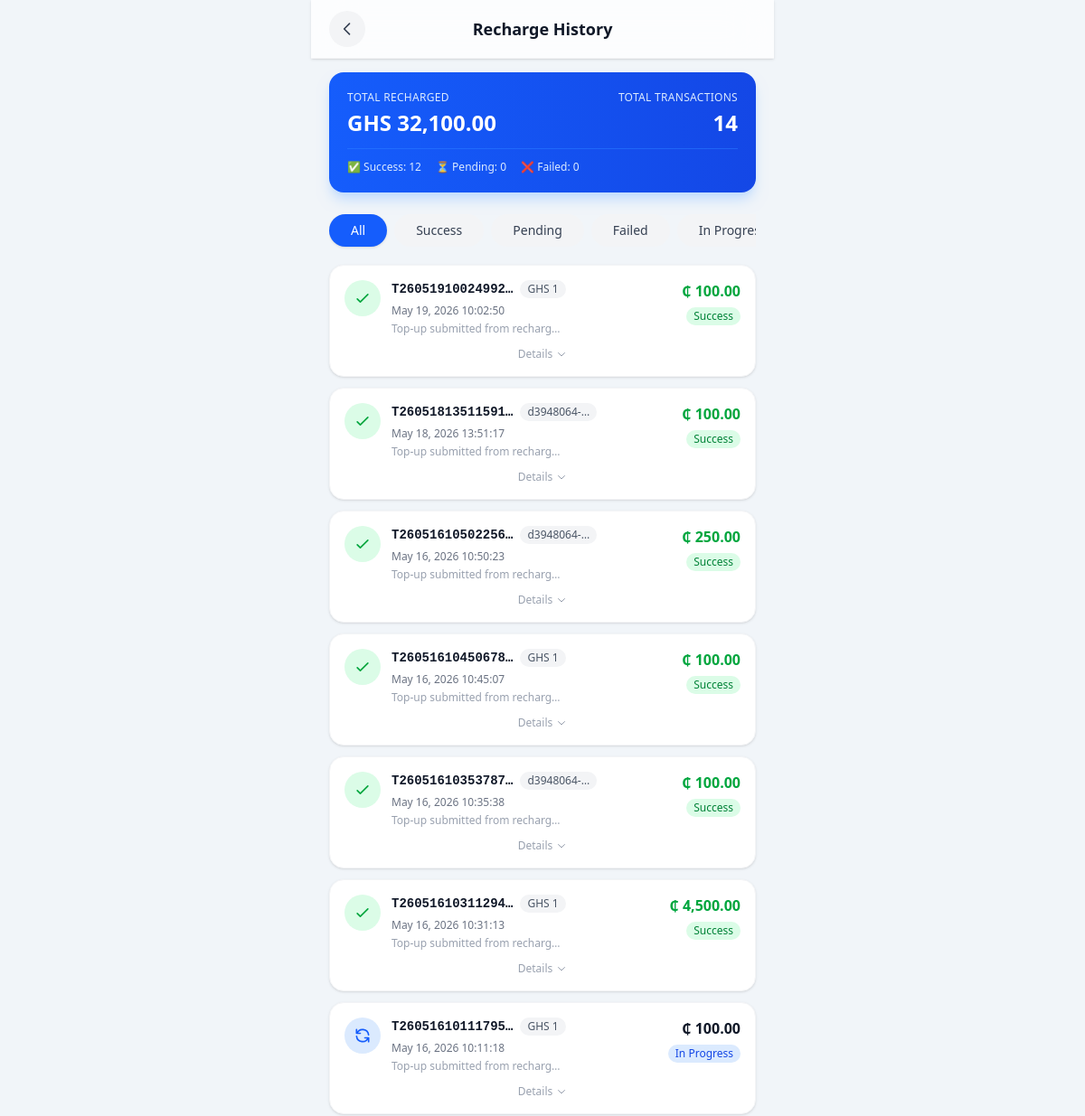
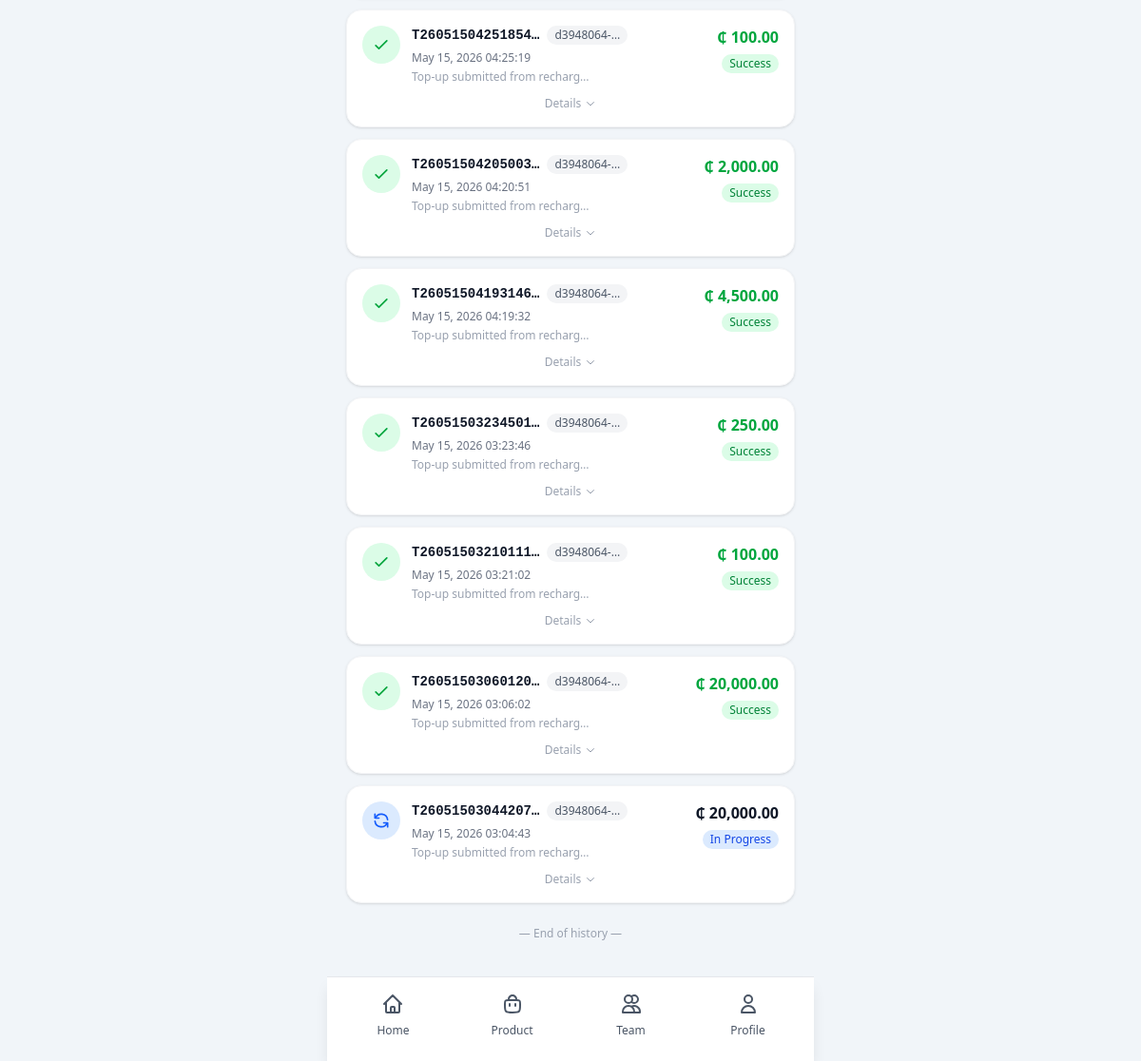
/core/recharge-records/ (signed in), run on the app's committed database (2 pictures, top to bottom).
### core/models.py (models this page shows, shortened)
class RechargeTransaction(models.Model):
    STATUS_PENDING = 'pending'
    STATUS_IN_PROGRESS = 'in_progress'
    STATUS_SUCCESS = 'success'
    STATUS_FAILED = 'failed'
    STATUS_CHOICES = [
        (STATUS_PENDING, 'Pending'),
        (STATUS_IN_PROGRESS, 'In Progress'),
        (STATUS_SUCCESS, 'Success'),
        (STATUS_FAILED, 'Failed'),
    ]
    id = models.UUIDField(primary_key=True, default=uuid.uuid4, editable=False)
    user = models.ForeignKey(
        settings.AUTH_USER_MODEL,
        on_delete=models.CASCADE,
        related_name='recharge_transactions'
    )
    reference = models.CharField(max_length=64, unique=True)
    amount = models.DecimalField(max_digits=12, decimal_places=2)
    currency = models.CharField(max_length=10, default='GHS')
    status = models.CharField(max_length=16, choices=STATUS_CHOICES, default=STATUS_PENDING)
    payment_method = models.CharField(max_length=64, blank=True, null=True)
    notes = models.TextField(blank=True)
    paystack_reference = models.CharField(max_length=255, blank=True, null=True, help_text='Paystack payment reference')
    paystack_access_code = models.CharField(max_length=255, blank=True, null=True, help_text='Paystack access code for payment link')
    paystack_auth_url = models.URLField(blank=True, null=True, help_text='Paystack authorization URL')
    created_at = models.DateTimeField(auto_now_add=True)
    updated_at = models.DateTimeField(auto_now=True)
    class Meta:
        ordering = ['-created_at']
        verbose_name = 'Recharge Transaction'
        verbose_name_plural = 'Recharge Transactions'

### core/views.py (the view)
# urls.py: path('recharge-records/', views.recharge_records, name='recharge_records'),
@login_required
def recharge_records(request):
    transactions = RechargeTransaction.objects.filter(user=request.user).order_by('-created_at')
    total_amount = transactions.filter(status='success').aggregate(Sum('amount'))['amount__sum'] or 0
    success_count = transactions.filter(status='success').count()
    pending_count = transactions.filter(status='pending').count()
    failed_count = transactions.filter(status='failed').count()
    in_progress_count = transactions.filter(status='in_progress').count()
    success_message = request.GET.get('message', '')
    if not success_message and request.GET.get('payment_success'):
        success_message = 'Payment successful! Your wallet has been credited.'
    context = {
        'transactions': transactions,
        'total_amount': total_amount,
        'success_count': success_count,
        'pending_count': pending_count,
        'failed_count': failed_count,
        'in_progress_count': in_progress_count,
        'success_message': success_message,
    }
    return render(request, 'iCare/services/pages/recharge-records.html', context)

### core/templates/iCare/services/pages/recharge-records.html (shortened to what this page needs)
{% extends "iCare/base.html" %}
{% load static %}
{% load humanize %}
{% block content %}
<div class="min-h-screen bg-slate-100 pb-8">
    <div class="fixed top-0 left-0 right-0 z-50 max-w-lg mx-auto bg-white/80 backdrop-blur-xl border-b border-gray-100 px-5 py-3 flex items-center justify-between shadow-sm">
        <button class="w-10 h-10 flex items-center justify-center rounded-full bg-gray-100 active:bg-gray-200 transition-all duration-200" onclick="window.history.back()">
            <svg class="w-5 h-5 text-gray-700" fill="none" stroke="currentColor" viewBox="0 0 24 24">
                <path stroke-linecap="round" stroke-linejoin="round" stroke-width="2" d="M15 19l-7-7 7-7"/>
            </svg>
        </button>
        <h1 class="text-lg font-bold text-gray-900">Recharge History</h1>
    </div>
    <div class="pt-20 pb-[70px] px-5 max-w-lg mx-auto min-h-screen">
        {% if transactions %}
        <div class="mb-6 bg-gradient-to-r from-blue-600 to-blue-700 rounded-2xl p-5 shadow-lg shadow-blue-200">
            <div class="flex justify-between items-center">
                <div>
                    <p class="text-blue-100 text-xs font-medium uppercase tracking-wide">Total Recharged</p>
                    <p class="text-white text-2xl font-bold mt-1">
                        GHS {{ total_amount|floatformat:2|default:"0.00"|intcomma }}
                    </p>
                </div>
                <div class="text-right">
                    <p class="text-blue-100 text-xs font-medium uppercase tracking-wide">Total Transactions</p>
                    <p class="text-white text-2xl font-bold mt-1">{{ transactions|length }}</p>
                </div>
            </div>
            <div class="mt-3 pt-3 border-t border-blue-500/50">
                <div class="flex gap-4 text-xs text-blue-100">
                    <span>✅ Success: {{ success_count }}</span>
                    <span>⏳ Pending: {{ pending_count }}</span>
                    <span>❌ Failed: {{ failed_count }}</span>
                </div>
            </div>
        </div>
        {% endif %}
        <div class="flex gap-2 mb-4 overflow-x-auto scrollbar-hide pb-1">
            <button data-filter="all" class="filter-btn px-6 text-nowrap py-2 rounded-full text-sm font-medium bg-blue-600 text-white shadow-sm transition-all">All</button>
            <button data-filter="success" class="filter-btn px-6 text-nowrap py-2 rounded-full text-sm font-medium bg-gray-100 text-gray-700 hover:bg-gray-200 transition-all">Success</button>
            <button data-filter="pending" class="filter-btn px-6 text-nowrap py-2 rounded-full text-sm font-medium bg-gray-100 text-gray-700 hover:bg-gray-200 transition-all">Pending</button>
            <button data-filter="failed" class="filter-btn px-6 text-nowrap py-2 rounded-full text-sm font-medium bg-gray-100 text-gray-700 hover:bg-gray-200 transition-all">Failed</button>
            <button data-filter="in_progress" class="filter-btn px-6 text-nowrap py-2 rounded-full text-sm font-medium bg-gray-100 text-gray-700 hover:bg-gray-200 transition-all">In Progress</button>
        </div>
        <div class="space-y-3" id="transactions-list">
            {% for transaction in transactions %}
            <div class="transaction-item bg-white rounded-2xl p-4 shadow-sm border border-gray-100 hover:shadow-md transition-all duration-200"
                 data-status="{{ transaction.status }}">
                <div class="flex items-start justify-between gap-3 w-full overflow-hidden">
                    <div class="flex items-start gap-3 flex-1 min-w-0 overflow-hidden">
                        <div class="w-10 h-10 rounded-full flex items-center justify-center flex-shrink-0
                            {% if transaction.status == 'success' %}bg-green-100
                            {% elif transaction.status == 'pending' %}bg-yellow-100
                            {% elif transaction.status == 'failed' %}bg-red-100
                            {% elif transaction.status == 'in_progress' %}bg-blue-100
                            {% else %}bg-gray-100{% endif %}">
                            {% if transaction.status == 'success' %}
                            <svg class="w-5 h-5 text-green-600 flex-shrink-0" fill="none" stroke="currentColor" viewBox="0 0 24 24">
                                <path stroke-linecap="round" stroke-linejoin="round" stroke-width="2" d="M5 13l4 4L19 7"/>
                            </svg>
                            {% elif transaction.status == 'pending' %}
                            <svg class="w-5 h-5 text-yellow-600 flex-shrink-0" fill="none" stroke="currentColor" viewBox="0 0 24 24">
                                <path stroke-linecap="round" stroke-linejoin="round" stroke-width="2" d="M12 8v4l3 3m6-3a9 9 0 11-18 0 9 9 0 0118 0z"/>
                            </svg>
                            {% elif transaction.status == 'failed' %}
                            <svg class="w-5 h-5 text-red-600 flex-shrink-0" fill="none" stroke="currentColor" viewBox="0 0 24 24">
                                <path stroke-linecap="round" stroke-linejoin="round" stroke-width="2" d="M6 18L18 6M6 6l12 12"/>
                            </svg>
                            {% elif transaction.status == 'in_progress' %}
                            <svg class="w-5 h-5 text-blue-600 animate-pulse flex-shrink-0" fill="none" stroke="currentColor" viewBox="0 0 24 24">
                                <path stroke-linecap="round" stroke-linejoin="round" stroke-width="2" d="M4 4v5h.582m15.356 2A8.001 8.001 0 004.582 9m0 0H9m11 11v-5h-.581m0 0a8.003 8.003 0 01-15.357-2m15.357 2H15"/>
                            </svg>
                            {% else %}
                            <svg class="w-5 h-5 text-gray-600 flex-shrink-0" fill="none" stroke="currentColor" viewBox="0 0 24 24">
                                <path stroke-linecap="round" stroke-linejoin="round" stroke-width="2" d="M13 16h-1v-4h-1m1-4h.01M21 12a9 9 0 11-18 0 9 9 0 0118 0z"/>
                            </svg>
                            {% endif %}
                        </div>
                        <div class="flex-1 min-w-0 overflow-hidden">
                            <div class="flex items-center gap-2 flex-wrap">
                                <p class="text-sm font-mono font-semibold text-gray-900 truncate max-w-full">
                                    {{ transaction.reference|truncatechars:16 }}
                                </p>
                                {% if transaction.payment_method %}
                                <span class="text-xs bg-gray-100 px-2 py-0.5 rounded-full text-gray-600 flex-shrink-0">
                                    {{ transaction.payment_method|truncatechars:10 }}
                                </span>
                                {% endif %}
                            </div>
                            <p class="text-xs text-gray-500 mt-1.5 break-words">
                                {{ transaction.created_at|date:"M d, Y H:i:s" }}
                            </p>
                            {% if transaction.notes %}
                            <p class="text-xs text-gray-400 mt-1 truncate">{{ transaction.notes|truncatechars:30 }}</p>
                            {% endif %}
                        </div>
                    </div>
                    <div class="text-right flex-shrink-0">
                        <p class="text-base font-bold whitespace-nowrap {% if transaction.status == 'success' %}text-green-600{% else %}text-gray-900{% endif %}">
                            ₵ {{ transaction.amount|floatformat:2|intcomma }}
                        </p>
                        <p class="text-xs font-medium mt-1.5 px-2 py-0.5 rounded-full inline-block whitespace-nowrap
                            {% if transaction.status == 'success' %}bg-green-100 text-green-700
                            {% elif transaction.status == 'pending' %}bg-yellow-100 text-yellow-700
                            {% elif transaction.status == 'failed' %}bg-red-100 text-red-700
                            {% elif transaction.status == 'in_progress' %}bg-blue-100 text-blue-700
                            {% else %}bg-gray-100 text-gray-700{% endif %}">
                            {% if transaction.status == 'in_progress' %}
                                In Progress
                            {% else %}
                                {{ transaction.status|title }}
                            {% endif %}
                        </p>
                    </div>
                </div>
                <button class="expand-btn mt-3 w-full text-center text-xs text-gray-400 hover:text-gray-600 transition flex items-center justify-center gap-1">
                    <span>Details</span>
                    <svg class="w-3 h-3 transition-transform expand-icon" fill="none" stroke="currentColor" viewBox="0 0 24 24">
                        <path stroke-linecap="round" stroke-linejoin="round" stroke-width="2" d="M19 9l-7 7-7-7"/>
                    </svg>
                </button>
            </div>
            {% endfor %}
        </div>
        {% if transactions %}
        <div class="text-center py-6">
            <p class="text-xs text-gray-400">— End of history —</p>
        </div>
        {% endif %}
    </div>
</div>
{% include "iCare/partials/footer.html" %}
{% endblock %}

### core/templates/iCare/services/pages/recharge-records.html (style rules this page uses)
.scrollbar-hide { -ms-overflow-style: none; scrollbar-width: none; }
.animate-pulse { animation: pulse 2s cubic-bezier(0.4, 0, 0.6, 1) infinite; }
.expand-icon { transition: transform 0.2s ease; }

### data on the page
RechargeTransaction: status "in_progress" (drawn)
RechargeTransaction: status "in_progress" (drawn)

### other printed values
{{ total_amount|floatformat:2|default:"0.00"|intcomma }} "32,100.00"
{{ transactions|length }} "14"
{{ success_count }} "12"
{{ pending_count }} "0"
{{ failed_count }} "0"
